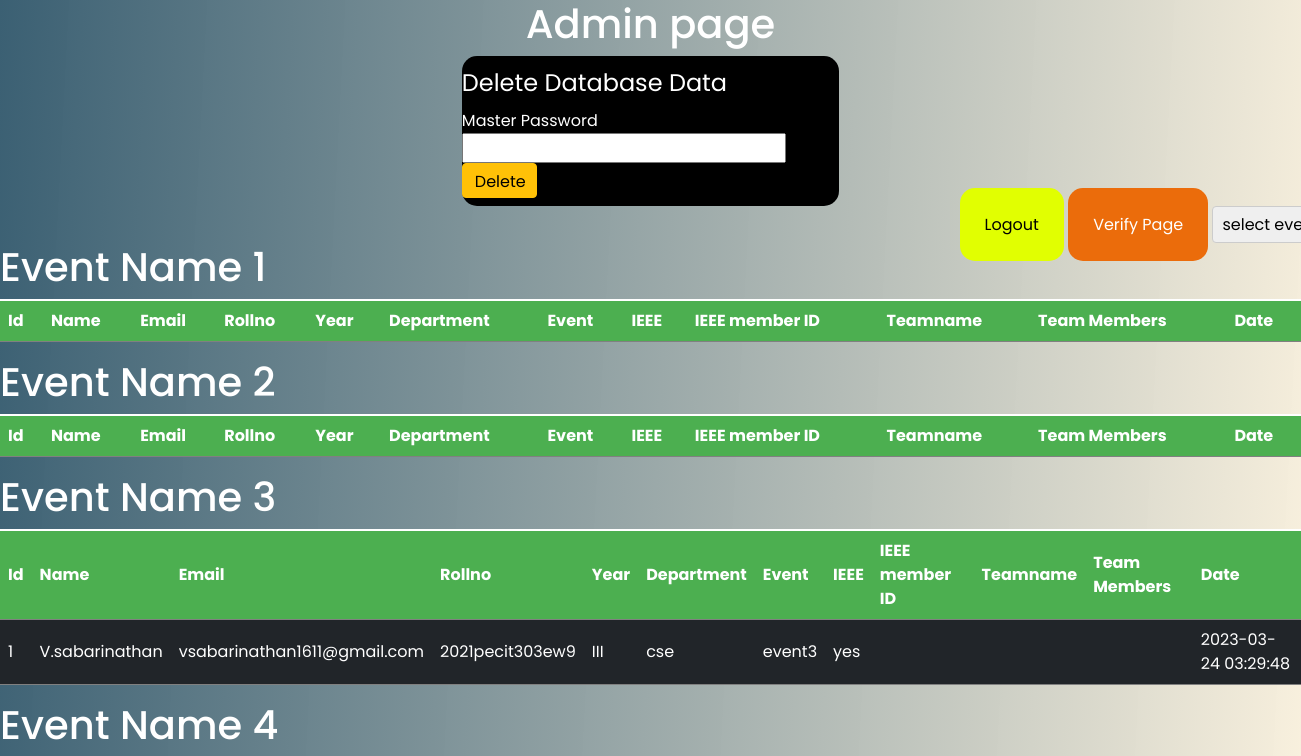
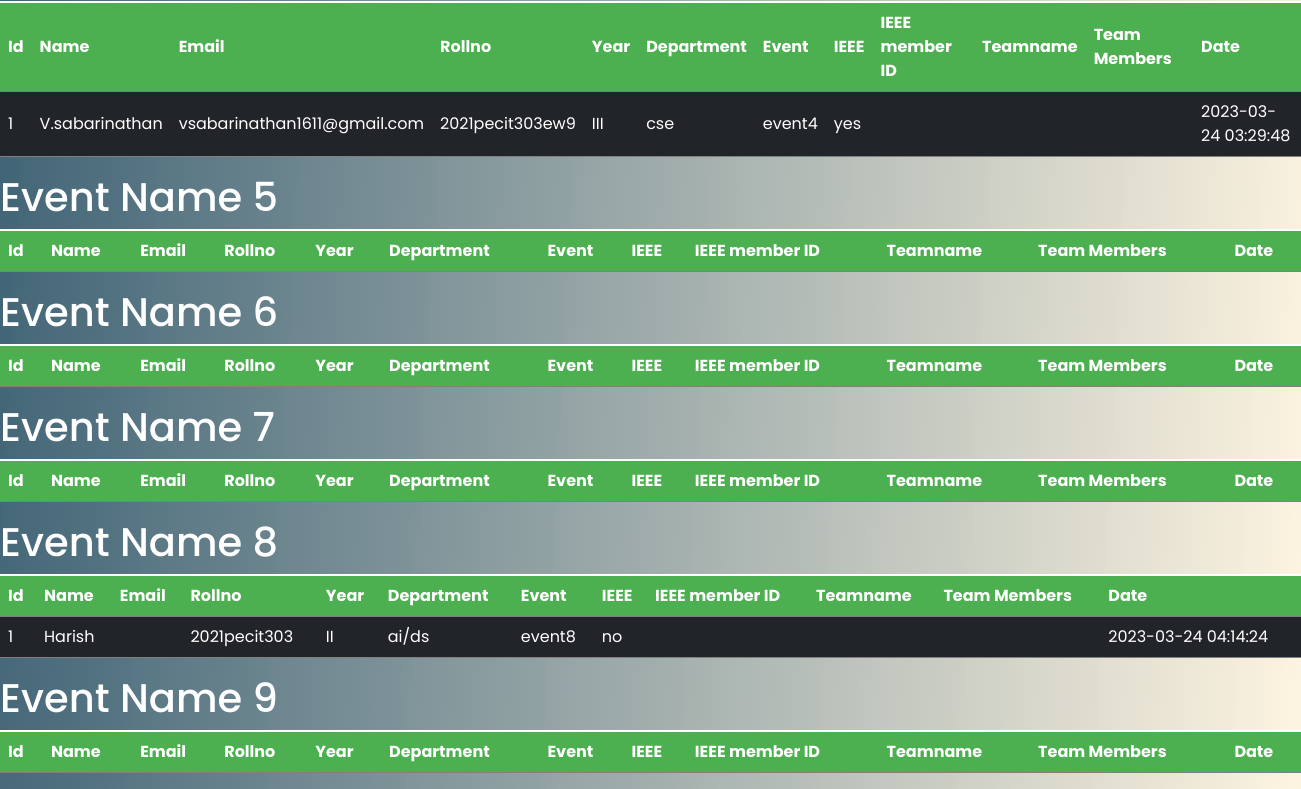
Page /admin (signed in) on the earlier database version (2 pictures, top to bottom).
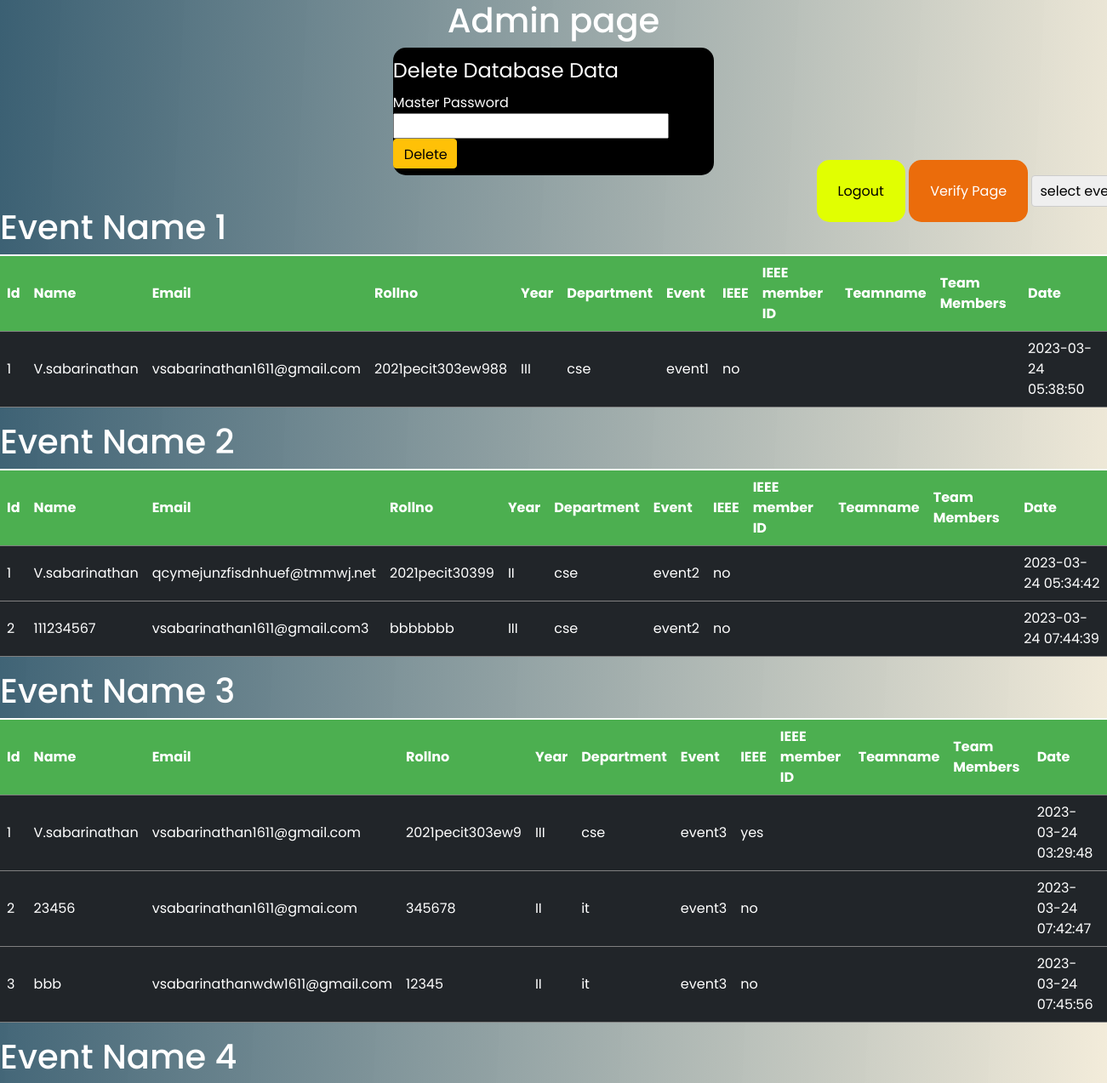
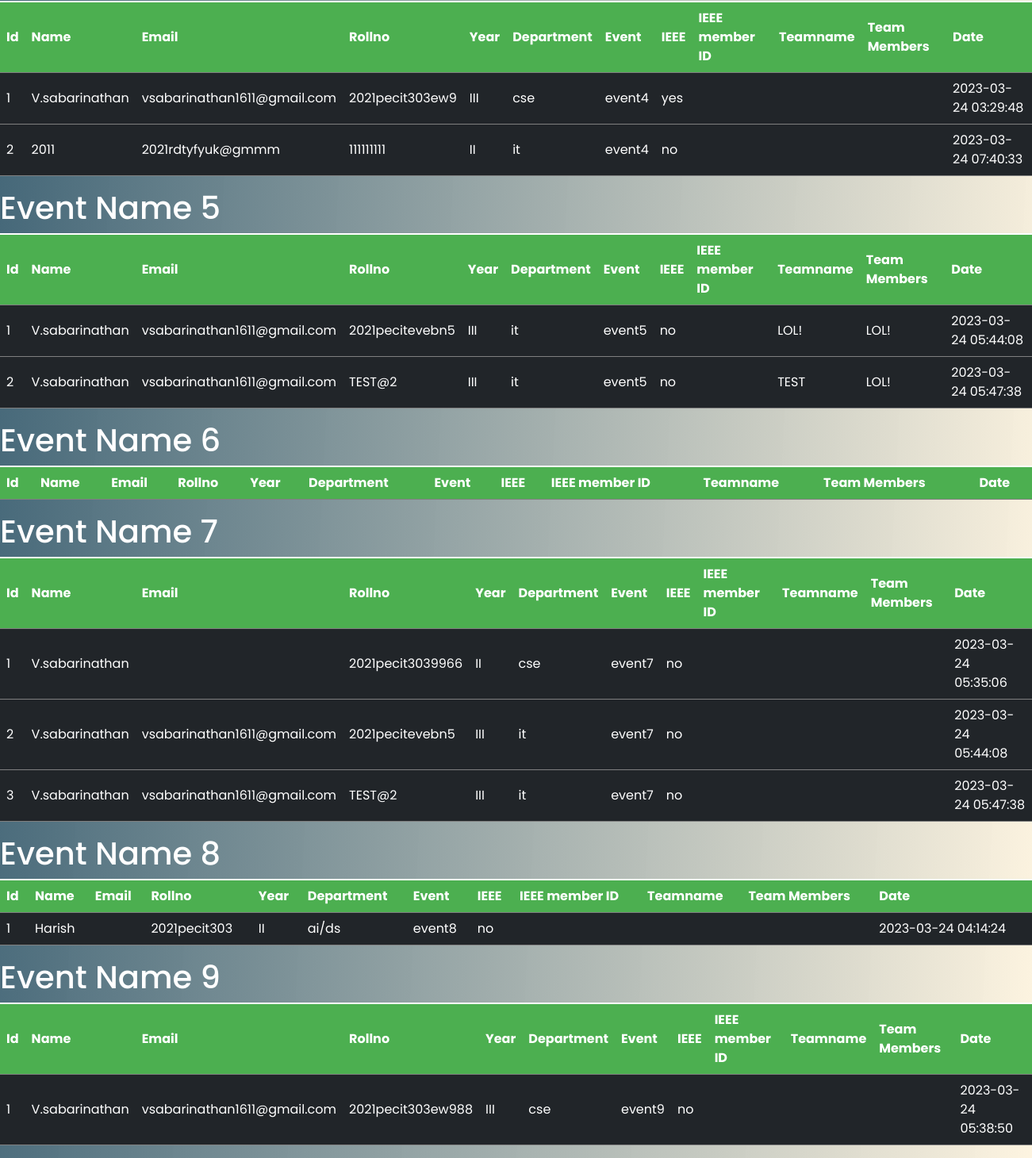
Same page on the later database version (2 pictures, top to bottom).
### website/models.py (models this page shows)
class Event3(db.Model):
    id = db.Column(db.Integer, primary_key=True)
    name=db.Column(db.String(100))
    email = db.Column(db.String(150))
    rollno=db.Column(db.String(100),unique=True)
    dept=db.Column(db.String(100))
    ieee=db.Column(db.String(10))
    year=db.Column(db.String(10))
    event=db.Column(db.String(100))
    teamname=db.Column(db.String(500))
    team_members=db.Column(db.String(500))
    date = db.Column(db.DateTime(timezone=True), default=func.now())

class Event4(db.Model):
    id = db.Column(db.Integer, primary_key=True)
    name=db.Column(db.String(100))
    email = db.Column(db.String(150))
    rollno=db.Column(db.String(100),unique=True)
    dept=db.Column(db.String(100))
    ieee=db.Column(db.String(10))
    year=db.Column(db.String(10))
    event=db.Column(db.String(100))
    teamname=db.Column(db.String(500))
    team_members=db.Column(db.String(500))
    date = db.Column(db.DateTime(timezone=True), default=func.now())

class Event8(db.Model):
    id = db.Column(db.Integer, primary_key=True)
    name=db.Column(db.String(100))
    email = db.Column(db.String(150))
    rollno=db.Column(db.String(100),unique=True)
    dept=db.Column(db.String(100))
    ieee=db.Column(db.String(10))
    year=db.Column(db.String(10))
    event=db.Column(db.String(100))
    teamname=db.Column(db.String(500))
    team_members=db.Column(db.String(500))
    date = db.Column(db.DateTime(timezone=True), default=func.now())

class Event1(db.Model):
    id = db.Column(db.Integer, primary_key=True)
    name=db.Column(db.String(100))
    email = db.Column(db.String(150))
    rollno=db.Column(db.String(100),unique=True)
    dept=db.Column(db.String(100))
    ieee=db.Column(db.String(10))
    year=db.Column(db.String(10))
    event=db.Column(db.String(100))
    teamname=db.Column(db.String(500))
    team_members=db.Column(db.String(500))
    date = db.Column(db.DateTime(timezone=True), default=func.now())

class Event2(db.Model):
    id = db.Column(db.Integer, primary_key=True)
    name=db.Column(db.String(100))
    email = db.Column(db.String(150))
    rollno=db.Column(db.String(100),unique=True)
    dept=db.Column(db.String(100))
    ieee=db.Column(db.String(10))
    year=db.Column(db.String(10))
    event=db.Column(db.String(100))
    teamname=db.Column(db.String(500))
    team_members=db.Column(db.String(500))
    date = db.Column(db.DateTime(timezone=True), default=func.now())

class Event5(db.Model):
    id = db.Column(db.Integer, primary_key=True)
    name=db.Column(db.String(100))
    email = db.Column(db.String(150))
    rollno=db.Column(db.String(100),unique=True)
    dept=db.Column(db.String(100))
    ieee=db.Column(db.String(10))
    year=db.Column(db.String(10))
    event=db.Column(db.String(100))
    teamname=db.Column(db.String(500))
    team_members=db.Column(db.String(500))
    date = db.Column(db.DateTime(timezone=True), default=func.now())

class Event7(db.Model):
    id = db.Column(db.Integer, primary_key=True)
    name=db.Column(db.String(100))
    email = db.Column(db.String(150))
    rollno=db.Column(db.String(100),unique=True)
    dept=db.Column(db.String(100))
    ieee=db.Column(db.String(10))
    year=db.Column(db.String(10))
    event=db.Column(db.String(100))
    teamname=db.Column(db.String(500))
    team_members=db.Column(db.String(500))
    date = db.Column(db.DateTime(timezone=True), default=func.now())

class Event9(db.Model):
    id = db.Column(db.Integer, primary_key=True)
    name=db.Column(db.String(100))
    email = db.Column(db.String(150))
    rollno=db.Column(db.String(100),unique=True)
    dept=db.Column(db.String(100))
    ieee=db.Column(db.String(10))
    year=db.Column(db.String(10))
    event=db.Column(db.String(100))
    teamname=db.Column(db.String(500))
    team_members=db.Column(db.String(500))
    date = db.Column(db.DateTime(timezone=True), default=func.now())

### website/views.py (the view)
@views.route('/admin', methods=['GET', 'POST'])
@login_required
def admin():
    if (current_user.admin == True):
        event1 = Event1.query.order_by(Event1.date)
        event2 = Event2.query.order_by(Event2.date)
        event3 = Event3.query.order_by(Event3.date)
        event4 = Event4.query.order_by(Event4.date)
        event5 = Event5.query.order_by(Event5.date)
        event6 = Event6.query.order_by(Event6.date)
        event7 = Event7.query.order_by(Event7.date)
        event8 = Event8.query.order_by(Event8.date)
        event9 = Event9.query.order_by(Event9.date)
    else:
        return redirect(url_for('auth.login'))
    return render_template("admin.html", event1=event1, event2=event2, event3=event3, event4=event4, event5=event5, event6=event6, event7=event7, event8=event8, event9=event9)

### website/templates/admin.html (shortened to what this page needs)
<!DOCTYPE html>
<html lang="en">
<head>
  <link rel="stylesheet" href="https://cdnjs.cloudflare.com/ajax/libs/font-awesome/6.0.0-beta3/css/all.min.css" />
  <link rel="stylesheet" href="/static/css/admin.css">
  <link href="https://cdn.jsdelivr.net/npm/bootstrap@5.1.3/dist/css/bootstrap.min.css" rel="stylesheet"
>
</head>
<body>
  <h1>Admin page</h1>
  <div class="top">
    <legend>Delete Database Data</legend>
    <form method="post" action="{{url_for('views.delete')}}">
      <label for="password">Master Password</label>
      <input name="pass" type="password">
      <button class="btn btn-warning" type="submit">Delete</button>
    </form>
  </div>
  <div class="bottom">
    <a class="logout" href="{{url_for('auth.logout')}}">Logout</a>
    <a class="verify" href="{{url_for('views.upload_photo')}}">Verify Page</a>
    <select name="filter" id="filter">
      <option value="0">select event</option>
    </select>
  </div>
  <div class="event1 table table-dark table-striped">
    <h1>Event Name 1</h1>
    <table>
      <tr>
        <th>Id</th>
        <th>Name</th>
        <th>Email</th>
        <th>Rollno</th>
        <th>Year</th>
        <th>Department</th>
        <th>Event</th>
        <th>IEEE</th>
        <th>IEEE member ID</th>
        <th>Teamname</th>
        <th>Team Members</th>
        <th>Date</th>
      </tr>
      <tbody>
        {% for event1 in event1 %}
        <tr>
          <td>{{event1.id}}</td>
          <td>{{event1.name}}</td>
          <td>{{event1.email}}</td>
          <td>{{event1.rollno}}</td>
          <td>{{event1.year}}</td>
          <td>{{event1.dept}}</td>
          <td>{{event1.event}}</td>
          <td>{{event1.ieee}}</td>
          <td>{{event1.i3emid}}</td>
          <td>{{event1.teamname}}</td>
          <td>{{event1.team_members}}</td>
          <td>{{event1.date}}</td>
        </tr>
        {%endfor%}
      </tbody>
    </table>
  </div>
  <div class="event2 table table-dark table-striped">
    <h1>Event Name 2</h1>
    <table>
      <tr>
        <th>Id</th>
        <th>Name</th>
        <th>Email</th>
        <th>Rollno</th>
        <th>Year</th>
        <th>Department</th>
        <th>Event</th>
        <th>IEEE</th>
        <th>IEEE member ID</th>
        <th>Teamname</th>
        <th>Team Members</th>
        <th>Date</th>
      </tr>
      <tbody>
        {% for event2 in event2 %}
        <tr>
          <td>{{event2.id}}</td>
          <td>{{event2.name}}</td>
          <td>{{event2.email}}</td>
          <td>{{event2.rollno}}</td>
          <td>{{event2.year}}</td>
          <td>{{event2.dept}}</td>
          <td>{{event2.event}}</td>
          <td>{{event2.ieee}}</td>
          <td>{{event2.i3emid}}</td>
          <td>{{event2.teamname}}</td>
          <td>{{event2.team_members}}</td>
          <td>{{event2.date}}</td>
        </tr>
        {%endfor%}
      </tbody>
    </table>
  </div>
  <div class="event3 table table-dark table-striped">
    <h1>Event Name 3</h1>
    <table>
      <tr>
        <th>Id</th>
        <th>Name</th>
        <th>Email</th>
        <th>Rollno</th>
        <th>Year</th>
        <th>Department</th>
        <th>Event</th>
        <th>IEEE</th>
        <th>IEEE member ID</th>
        <th>Teamname</th>
        <th>Team Members</th>
        <th>Date</th>
      </tr>
      <tbody>
        {% for event3 in event3 %}
        <tr>
          <td>{{event3.id}}</td>
          <td>{{event3.name}}</td>
          <td>{{event3.email}}</td>
          <td>{{event3.rollno}}</td>
          <td>{{event3.year}}</td>
          <td>{{event3.dept}}</td>
          <td>{{event3.event}}</td>
          <td>{{event3.ieee}}</td>
          <td>{{event3.i3emid}}</td>
          <td>{{event3.teamname}}</td>
          <td>{{event3.team_members}}</td>
          <td>{{event3.date}}</td>
        </tr>
        {%endfor%}
      </tbody>
    </table>
  </div>
  <div class="event4 table table-dark table-striped">
    <h1>Event Name 4</h1>
    <table>
      <tr>
        <th>Id</th>
        <th>Name</th>
        <th>Email</th>
        <th>Rollno</th>
        <th>Year</th>
        <th>Department</th>
        <th>Event</th>
        <th>IEEE</th>
        <th>IEEE member ID</th>
        <th>Teamname</th>
        <th>Team Members</th>
        <th>Date</th>
      </tr>
      <tbody>
        {% for event4 in event4 %}
        <tr>
          <td>{{event4.id}}</td>
          <td>{{event4.name}}</td>
          <td>{{event4.email}}</td>
          <td>{{event4.rollno}}</td>
          <td>{{event4.year}}</td>
          <td>{{event4.dept}}</td>
          <td>{{event4.event}}</td>
          <td>{{event4.ieee}}</td>
          <td>{{event4.i3emid}}</td>
          <td>{{event4.teamname}}</td>
          <td>{{event4.team_members}}</td>
          <td>{{event4.date}}</td>
        </tr>
        {%endfor%}
      </tbody>
    </table>
  </div>
  <div class="event5 table table-dark table-striped">
    <h1>Event Name 5</h1>
    <table>
      <tr>
        <th>Id</th>
        <th>Name</th>
        <th>Email</th>
        <th>Rollno</th>
        <th>Year</th>
        <th>Department</th>
        <th>Event</th>
        <th>IEEE</th>
        <th>IEEE member ID</th>
        <th>Teamname</th>
        <th>Team Members</th>
        <th>Date</th>
      </tr>
      <tbody>
        {% for event5 in event5 %}
        <tr>
          <td>{{event5.id}}</td>
          <td>{{event5.name}}</td>
          <td>{{event5.email}}</td>
          <td>{{event5.rollno}}</td>
          <td>{{event5.year}}</td>
          <td>{{event5.dept}}</td>
          <td>{{event5.event}}</td>
          <td>{{event5.ieee}}</td>
          <td>{{event5.i3emid}}</td>
          <td>{{event5.teamname}}</td>
          <td>{{event5.team_members}}</td>
          <td>{{event5.date}}</td>
        </tr>
        {%endfor%}
      </tbody>
    </table>
  </div>
  <div class="event6 table table-dark table-striped">
    <h1>Event Name 6</h1>
    <table>
      <tr>
        <th>Id</th>
        <th>Name</th>
        <th>Email</th>
        <th>Rollno</th>
        <th>Year</th>
        <th>Department</th>
        <th>Event</th>
        <th>IEEE</th>
        <th>IEEE member ID</th>
        <th>Teamname</th>
        <th>Team Members</th>
        <th>Date</th>
      </tr>
    </table>
  </div>
  <div class="event7 table table-dark table-striped">
    <h1>Event Name 7</h1>
    <table>
      <tr>
        <th>Id</th>
        <th>Name</th>
        <th>Email</th>
        <th>Rollno</th>
        <th>Year</th>
        <th>Department</th>
        <th>Event</th>
        <th>IEEE</th>
        <th>IEEE member ID</th>
        <th>Teamname</th>
        <th>Team Members</th>
        <th>Date</th>
      </tr>
      <tbody>
        {% for event7 in event7 %}
        <tr>
          <td>{{event7.id}}</td>
          <td>{{event7.name}}</td>
          <td>{{event7.email}}</td>
          <td>{{event7.rollno}}</td>
          <td>{{event7.year}}</td>
          <td>{{event7.dept}}</td>
          <td>{{event7.event}}</td>
          <td>{{event7.ieee}}</td>
          <td>{{event7.i3emid}}</td>
          <td>{{event7.teamname}}</td>
          <td>{{event7.team_members}}</td>
          <td>{{event7.date}}</td>
        </tr>
        {%endfor%}
      </tbody>
    </table>
  </div>
  <div class="event8 table table-dark table-striped">
    <h1>Event Name 8</h1>
    <table>
      <tr>
        <th>Id</th>
        <th>Name</th>
        <th>Email</th>
        <th>Rollno</th>
        <th>Year</th>
        <th>Department</th>
        <th>Event</th>
        <th>IEEE</th>
        <th>IEEE member ID</th>
        <th>Teamname</th>
        <th>Team Members</th>
        <th>Date</th>
      </tr>
      <tbody>
        {% for event8 in event8 %}
        <tr>
          <td>{{event8.id}}</td>
          <td>{{event8.name}}</td>
          <td>{{event8.email}}</td>
          <td>{{event8.rollno}}</td>
          <td>{{event8.year}}</td>
          <td>{{event8.dept}}</td>
          <td>{{event8.event}}</td>
          <td>{{event8.ieee}}</td>
          <td>{{event8.i3emid}}</td>
          <td>{{event8.teamname}}</td>
          <td>{{event8.team_members}}</td>
          <td>{{event8.date}}</td>
        </tr>
        {%endfor%}
      </tbody>
    </table>
  </div>
  <div class="event9 table table-dark table-striped">
    <h1>Event Name 9</h1>
    <table>
      <tr>
        <th>Id</th>
        <th>Name</th>
        <th>Email</th>
        <th>Rollno</th>
        <th>Year</th>
        <th>Department</th>
        <th>Event</th>
        <th>IEEE</th>
        <th>IEEE member ID</th>
        <th>Teamname</th>
        <th>Team Members</th>
        <th>Date</th>
      </tr>
      <tbody>
        {% for event9 in event9 %}
        <tr>
          <td>{{event9.id}}</td>
          <td>{{event9.name}}</td>
          <td>{{event9.email}}</td>
          <td>{{event9.rollno}}</td>
          <td>{{event9.year}}</td>
          <td>{{event9.dept}}</td>
          <td>{{event9.event}}</td>
          <td>{{event9.ieee}}</td>
          <td>{{event9.i3emid}}</td>
          <td>{{event9.teamname}}</td>
          <td>{{event9.team_members}}</td>
          <td>{{event9.date}}</td>
        </tr>
        {%endfor%}
      </tbody>
    </table>
  </div>
</body>
</html>

### website/static/css/admin.css (style rules this page uses)
* { margin: 0; box-sizing: border-box; font-family: 'Poppins', sans-serif; }
body { background: linear-gradient(273deg, #fdf0d5ba, #003049c4); display: flex; flex-direction: column; flex-wrap: wrap; align-content: center; align-items: center; }
a { width: 35px; height: 25px; color: black; background-color: aqua; }
h1 { color: #fff; font-size: 20px; }
.btn-warning { color: #000; background-color: #ffc107; border-color: #ffc107; width: 75px; height: 35px; }
.top { width: 29%; color: #fff; height: 150px; display: flex; flex-wrap: wrap; background: #000; border-radius: 15px; align-content: center; justify-content: center; align-items: center; }
table { border-collapse: collapse; width: 100%; }
th, td { text-align: left; padding: 8px; }
th { background-color: #4caf50; color: white; }
tr:nth-child(even) { background-color: #f2f2f2; }
select { margin-bottom: 10px; padding: 5px; border: 1px solid #ccc; border-radius: 4px; }
.bottom { top:0px; left: 500px; position: relative; }
.logout { width: 100px; background-color: #e1ff01; padding: 25px; border: 0px; border-radius: 15px; text-decoration: none; color: #000000; }
.verify { width: 100px; background-color: #eb6c0b; padding: 25px; border: 0px; border-radius: 15px; text-decoration: none; color: white; }

Differences in the rows shown:
added Event1: id "1", name "V.sabarinathan", email "vsabarinathan1611@gmail.com", rollno "2021pecit303ew988", year "III", dept "cse", event "event1", ieee "no", date "2023-03-24 05:38:50"
added Event2: id "1", name "V.sabarinathan", email "qcymejunzfisdnhuef@tmmwj.net", rollno "2021pecit30399", year "II", dept "cse", event "event2", ieee "no", date "2023-03-24 05:34:42"
added Event2: id "2", name "111234567", email "vsabarinathan1611@gmail.com3", rollno "bbbbbbb", year "III", dept "cse", event "event2", ieee "no", date "2023-03-24 07:44:39"
added Event3: id "2", name "23456", email "vsabarinathan1611@gmai.com", rollno "345678", year "II", dept "it", event "event3", ieee "no", date "2023-03-24 07:42:47"
added Event3: id "3", name "bbb", email "vsabarinathanwdw1611@gmail.com", rollno "12345", year "II", dept "it", event "event3", ieee "no", date "2023-03-24 07:45:56"
added Event4: id "2", name "2011", email "2021rdtyfyuk@gmmm", rollno "111111111", year "II", dept "it", event "event4", ieee "no", date "2023-03-24 07:40:33"
added Event5: id "1", name "V.sabarinathan", email "vsabarinathan1611@gmail.com", rollno "2021pecitevebn5", year "III", dept "it", event "event5", ieee "no", teamname "LOL!", team_members "LOL!", date "2023-03-24 05:44:08"
added Event5: id "2", name "V.sabarinathan", email "vsabarinathan1611@gmail.com", rollno "TEST@2", year "III", dept "it", event "event5", ieee "no", teamname "TEST", team_members "LOL!", date "2023-03-24 05:47:38"
added Event7: id "1", name "V.sabarinathan", rollno "2021pecit3039966", year "II", dept "cse", event "event7", ieee "no", date "2023-03-24 05:35:06"
added Event7: id "2", name "V.sabarinathan", email "vsabarinathan1611@gmail.com", rollno "2021pecitevebn5", year "III", dept "it", event "event7", ieee "no", date "2023-03-24 05:44:08"
added Event7: id "3", name "V.sabarinathan", email "vsabarinathan1611@gmail.com", rollno "TEST@2", year "III", dept "it", event "event7", ieee "no", date "2023-03-24 05:47:38"
added Event9: id "1", name "V.sabarinathan", email "vsabarinathan1611@gmail.com", rollno "2021pecit303ew988", year "III", dept "cse", event "event9", ieee "no", date "2023-03-24 05:38:50"
